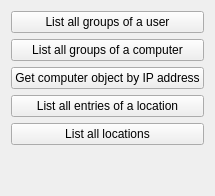
     <widget class="QWidget" name="integrationTests">
      <attribute name="title">
       <string>Integration tests</string>
      </attribute>
      <layout class="QVBoxLayout" name="verticalLayout_3">
       <item>
        <widget class="QPushButton" name="testGroupsOfUser">
         <property name="text">
          <string>List all groups of a user</string>
         </property>
         <property name="icon">
          <iconset resource="ldap.qrc">
           <normaloff>:/ldap/user-group-properties.png</normaloff>:/ldap/user-group-properties.png</iconset>
         </property>
        </widget>
       </item>
       <item>
        <widget class="QPushButton" name="testGroupsOfComputer">
         <property name="text">
          <string>List all groups of a computer</string>
         </property>
         <property name="icon">
          <iconset resource="ldap.qrc">
           <normaloff>:/ldap/computer.png</normaloff>:/ldap/computer.png</iconset>
         </property>
        </widget>
       </item>
       <item>
        <widget class="QPushButton" name="testComputerObjectByIpAddress">
         <property name="text">
          <string>Get computer object by IP address</string>
         </property>
         <property name="icon">
          <iconset resource="ldap.qrc">
           <normaloff>:/ldap/computer.png</normaloff>:/ldap/computer.png</iconset>
         </property>
        </widget>
       </item>
       <item>
        <widget class="QPushButton" name="testLocationEntries">
         <property name="text">
          <string>List all entries of a location</string>
         </property>
         <property name="icon">
          <iconset resource="ldap.qrc">
           <normaloff>:/ldap/configure.png</normaloff>:/ldap/configure.png</iconset>
         </property>
        </widget>
       </item>
       <item>
        <widget class="QPushButton" name="testLocations">
         <property name="text">
          <string>List all locations</string>
         </property>
         <property name="icon">
          <iconset resource="ldap.qrc">
           <normaloff>:/ldap/distribute-vertical-margin.png</normaloff>:/ldap/distribute-vertical-margin.png</iconset>
         </property>
        </widget>
       </item>
       <item>
        <spacer name="verticalSpacer_10">
         <property name="orientation">
          <enum>Qt::Vertical</enum>
         </property>
         <property name="sizeHint" stdset="0">
          <size>
           <width>20</width>
           <height>40</height>
          </size>
         </property>
        </spacer>
       </item>
      </layout>
     </widget>
